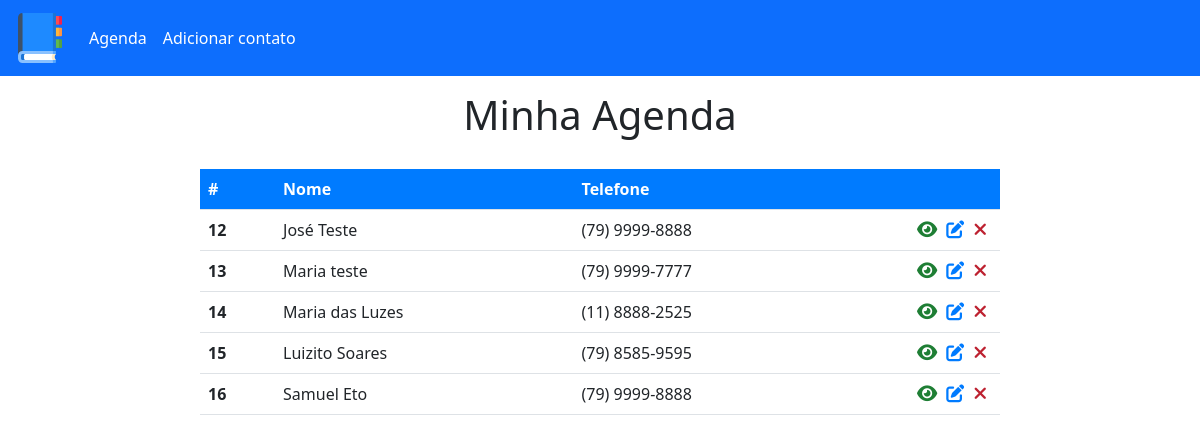
The page / on the database its author committed.
### tables this page shows
CREATE TABLE `contacts` (
  `id` int(10) UNSIGNED NOT NULL,
  `nome` varchar(25) DEFAULT NULL,
  `phone` varchar(20) DEFAULT NULL,
  `observations` text DEFAULT NULL
);

### config/url.php (called while the page is built)
<?php
$BASE_URL = "http://" . $_SERVER['SERVER_NAME'] . dirname($_SERVER['REQUEST_URI'] . '?') . '/';
?>

### config/process.php (called while the page is built, shortened)
<?php
include_once("connection.php");
include_once("url.php");
$data = $_POST;
if(!empty($data)){
    if($data["type"] === "create") {
      $name = $data["nome"];
      $phone = $data["phone"];
      $observations = $data["observations"];
      $query = "INSERT INTO contacts (nome, phone, observations) VALUES (:nome, :phone, :observations)";
      $stmt = $conn->prepare($query);
      $stmt->bindParam(":nome", $name);
      $stmt->bindParam(":phone", $phone);
      $stmt->bindParam(":observations", $observations);
      try {
        $stmt->execute();
        $_SESSION["msg"] = "Contato criado com sucesso";
       }catch(PDOException $e) {
           $error = $e->getMessage();
           echo "Erro: $error";
       }
    } else if($data["type"] === "edit") {
      $id = $data["id"];
      $nome = $data["nome"];
      $phone = $data["phone"];
      $observations = $data["observations"];
      $query = "UPDATE contacts SET nome = :nome, phone = :phone, observations = :observations WHERE id = :id";
      $stmt = $conn->prepare($query);
      $stmt->bindParam(":id", $id);
      $stmt->bindParam(":nome", $nome);
      $stmt->bindParam(":phone", $phone);
      $stmt->bindParam(":observations", $observations);
      try {
        $stmt->execute();
        $_SESSION["msg"] = "Contato atualizado com sucesso";
       }catch(PDOException $e) {
           $error = $e->getMessage();
           echo "Erro: $error";
       }
    }else if($data["type"] === "delete") {
      $id = $data["id"];
      $query = "DELETE FROM contacts WHERE id = :id";
      $stmt = $conn->prepare($query);
      $stmt->bindParam(":id", $id);
      try {
        $stmt->execute();
        $_SESSION["msg"] = "Contato deletado com sucesso";
       }catch(PDOException $e) {
           $error = $e->getMessage();
           echo "Erro: $error";
       }
    }
    header("Location:" . $BASE_URL . "../index.php");
}else{
  $query = "SELECT * FROM contacts";
  $stmt = $conn->prepare($query);
  $stmt->execute();
  $contacts = $stmt->fetchAll();
}
?>

### index.php (the view, shortened to what this page needs)
<?php
    include_once("templates/header.php")
?>
<div class="container">
    <h1 id="main-title">Minha Agenda</h1>
    <?php if(count($contacts) > 0): ?>
    <table class="table" id="contacts-table">
        <thead>
            <tr>
                <th scope="col">#</th>
                <th scope="col">Nome</th>
                <th scope="col">Telefone</th>
                <th scope="col"></th>
            </tr>
        </thead>
        <tbody>
            <?php foreach($contacts as $contact): ?>
            <tr>
                <td scope="row" class="col-id"><?= $contact["id"] ?></td>
                <td scope="row"><?= $contact["nome"] ?></td>
                <td scope="row"><?= $contact["phone"] ?></td>
                <td class="actions">
                    <a href="<?= $BASE_URL ?>show.php?id=<?= $contact["id"] ?>"><i
                            class="fas fa-eye check-icon"></i></a>
                    <a href="<?= $BASE_URL ?>edit.php?id=<?= $contact["id"] ?>"><i
                            class="fas fa-edit edit-icon"></i></a>
                    <form class="delete-form" action="<?= $BASE_URL ?>/config/process.php" method="POST">
                        <abbr title="Deletar"><button type="submit" class="delete-btn"><i class="fas fa-times delete-icon"></i></button></abbr>
                    </form>
                </td>
            </tr>
            <?php endforeach; ?>
        </tbody>
    </table>
    <?php else: ?>
    <p id="empty-list-text">Ainda não há contatos na sua agenda, <a href="<?= $BASE_URL ?>create.php">clique aqui para
            adiciona</a>.</p>
    <?php endif; ?>
</div>
<?php
    include_once("templates/footer.php")
?>

### templates/header.php (shortened to what this page needs)
<?php
include_once("config/url.php");
include_once("config/process.php");
?>
<!DOCTYPE html>
<html lang="en">
<head>
    <link rel="stylesheet" href="https://cdnjs.cloudflare.com/ajax/libs/bootstrap/5.2.3/css/bootstrap.min.css" />
    <link rel="stylesheet" href="https://cdnjs.cloudflare.com/ajax/libs/font-awesome/6.4.0/css/all.min.css" />
    <link rel="stylesheet" href="<?= $BASE_URL ?>css/styles.css">
</head>
<body>
    <header>
        <nav class="navbar navbar-expand-lg navbar-dark bg-primary">
            <a class="navbar-brand" href="<?= $BASE_URL ?>index.php">
                <img src="<?= $BASE_URL ?>img/logo.svg" alt="Agenda">
            </a>
            <div>
                <div class="navbar-nav">
                    <a href="<?= $BASE_URL ?>index.php" id="home-link" class="nav-link active">Agenda</a>
                    <a href="<?= $BASE_URL ?>create.php" class="nav-link active">Adicionar contato</a>
                </div>
            </div>
        </nav>
    </header>

### css/styles.css (style rules this page uses)
.navbar-brand img { width: 50px; margin-left: 15px; }
#main-title { text-align: center; margin: 15px 0 30px; }
#contacts-table { max-width: 800px; margin: 0 auto; }
#contacts-table thead { color: #fff; background-color: #007bff; }
.actions { text-align: right; width: 150px; }
.col-id { font-weight: bold; }
.actions i { font-size: 18px; margin-right: 5px; }
.check-icon { color: #1e7e34; }
.edit-icon { color: #007bff; }
.delete-form { display: inline-block; }
.delete-btn { background-color: transparent; border: none; padding: 0; }
.delete-icon { color: #bd2130; }

### rows shown on the page
contacts: id "12", nome "José Teste", phone "(79) 9999-8888"
contacts: id "13", nome "Maria teste", phone "(79) 9999-7777"
contacts: id "14", nome "Maria das Luzes", phone "(11) 8888-2525"
contacts: id "15", nome "Luizito Soares", phone "(79) 8585-9595"
contacts: id "16", nome "Samuel Eto", phone "(79) 9999-8888"
